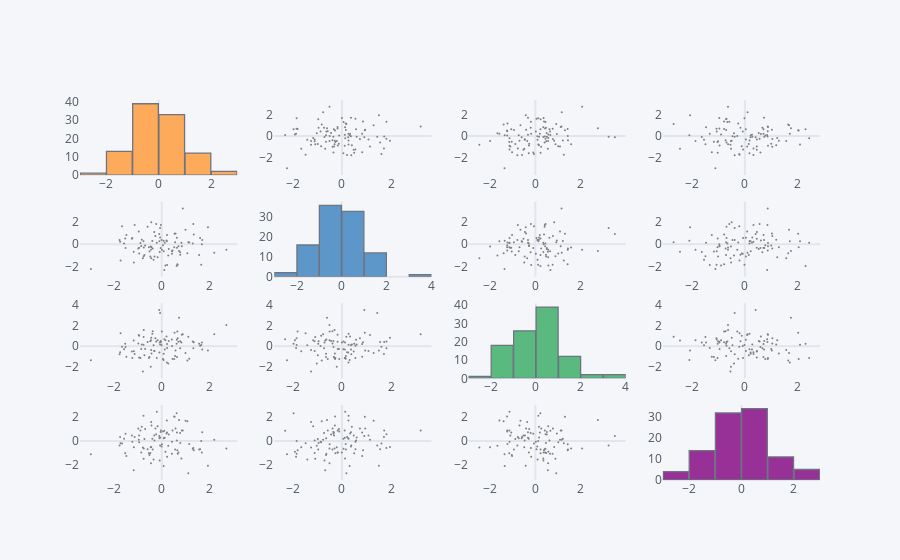

Notebook source saved alongside this figure:
### Markdown cell above
## scatter_matrix()

Similar to sns.pairplot()

### Code cell
df.scatter_matrix()
